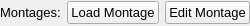
<?xml version="1.0" encoding="UTF-8"?>
<ui version="4.0">
 <class>AwMontageToolBarUi</class>
 <widget class="QWidget" name="AwMontageToolBarUi">
  <property name="geometry">
   <rect>
    <x>0</x>
    <y>0</y>
    <width>244</width>
    <height>26</height>
   </rect>
  </property>
  <property name="font">
   <font>
    <family>MS Shell Dlg 2</family>
    <pointsize>10</pointsize>
   </font>
  </property>
  <property name="windowTitle">
   <string>AwMontageToolBar</string>
  </property>
  <layout class="QGridLayout" name="gridLayout">
   <property name="margin">
    <number>0</number>
   </property>
   <item row="0" column="0">
    <layout class="QHBoxLayout" name="horizontalLayout">
     <item>
      <widget class="QLabel" name="label">
       <property name="sizePolicy">
        <sizepolicy hsizetype="Expanding" vsizetype="Fixed">
         <horstretch>0</horstretch>
         <verstretch>0</verstretch>
        </sizepolicy>
       </property>
       <property name="text">
        <string>Montages:</string>
       </property>
      </widget>
     </item>
     <item>
      <widget class="QPushButton" name="buttonLoad">
       <property name="sizePolicy">
        <sizepolicy hsizetype="Preferred" vsizetype="Fixed">
         <horstretch>0</horstretch>
         <verstretch>0</verstretch>
        </sizepolicy>
       </property>
       <property name="text">
        <string>Load Montage</string>
       </property>
      </widget>
     </item>
     <item>
      <widget class="QPushButton" name="buttonEdit">
       <property name="sizePolicy">
        <sizepolicy hsizetype="Preferred" vsizetype="Fixed">
         <horstretch>0</horstretch>
         <verstretch>0</verstretch>
        </sizepolicy>
       </property>
       <property name="text">
        <string>Edit Montage</string>
       </property>
      </widget>
     </item>
    </layout>
   </item>
  </layout>
 </widget>
 <layoutdefault spacing="6" margin="11"/>
 <resources/>
 <connections/>
</ui>
